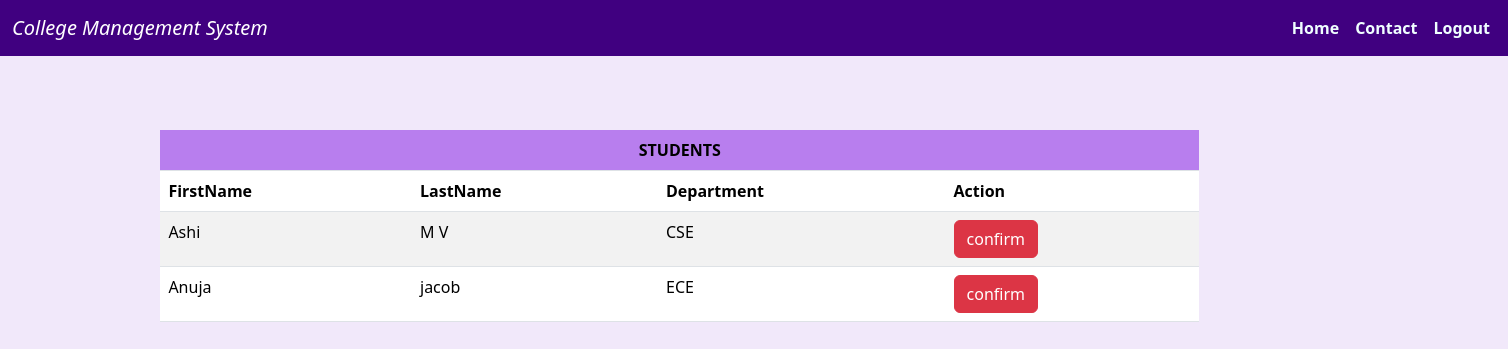
The page /stud_accept on the database its author committed.
### clgdbapp/models.py (models this page shows)
class student(models.Model):
    stud_id =models.ForeignKey(User, on_delete=models.CASCADE)
    dept_id =models.ForeignKey(department, on_delete=models.CASCADE)
    address = models.CharField(max_length=20)
    phone = models.IntegerField()

class User(AbstractUser):
    usertype = models.CharField(max_length=20)

class department(models.Model):
    dept_name = models.CharField(max_length=20)

### clgdbapp/views.py (the view)
# urls.py: path("stud_accept", views.stud_accept, name="stud_accept"),
def stud_accept(request):
    view = student.objects.select_related('stud_id','dept_id').all()
    return render(request,'stud_accept.html',{'views':view})

### clgdbapp/templates/stud_accept.html
{% extends 'main.html' %}
{% load static %}
{% block content1 %}
<div class="container-fluid mt-3">
    <table class="table table-striped" style="width: 70%; margin-left: 10%; margin-top: 5%;">
        <thead >
          <th colspan="10" style="text-align: center;background-color: rgb(184, 126, 238);">STUDENTS</th>
          <tr>
            <th>FirstName</th>
            <th>LastName</th>
            <th>Department</th>
            <th>Action</th>
          </tr>
        </thead>
        <tbody>
          {% for i in views %}
            <tr>
                <td>{{ i.stud_id.first_name }}</td>
                <td>{{ i.stud_id.last_name }}</td>
                <td>{{ i.dept_id.dept_name }}</td>
                <td>
                  <button class="btn btn-danger"><a href="confirm_stud/{{ i.id }}"
                    style="text-decoration: none; color: white;">confirm</a></button></td>
            </tr>
            {% endfor %}
        </tbody>
      </table>
</div>
{% endblock content1 %}

### clgdbapp/templates/main.html (style rules this page uses)
body { background-color: rgb(241, 232, 250); }

### rows shown on the page
student: stud_id.first_name "Ashi", stud_id.last_name "M V", dept_id.dept_name "CSE"
student: stud_id.first_name "Anuja", stud_id.last_name "jacob", dept_id.dept_name "ECE"
